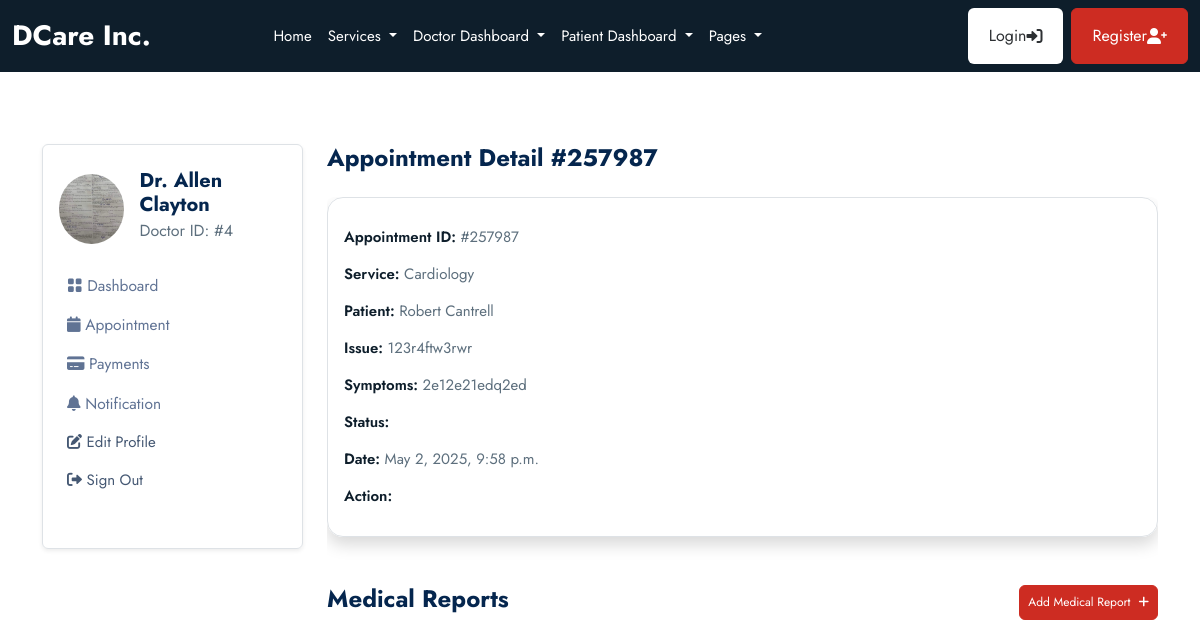
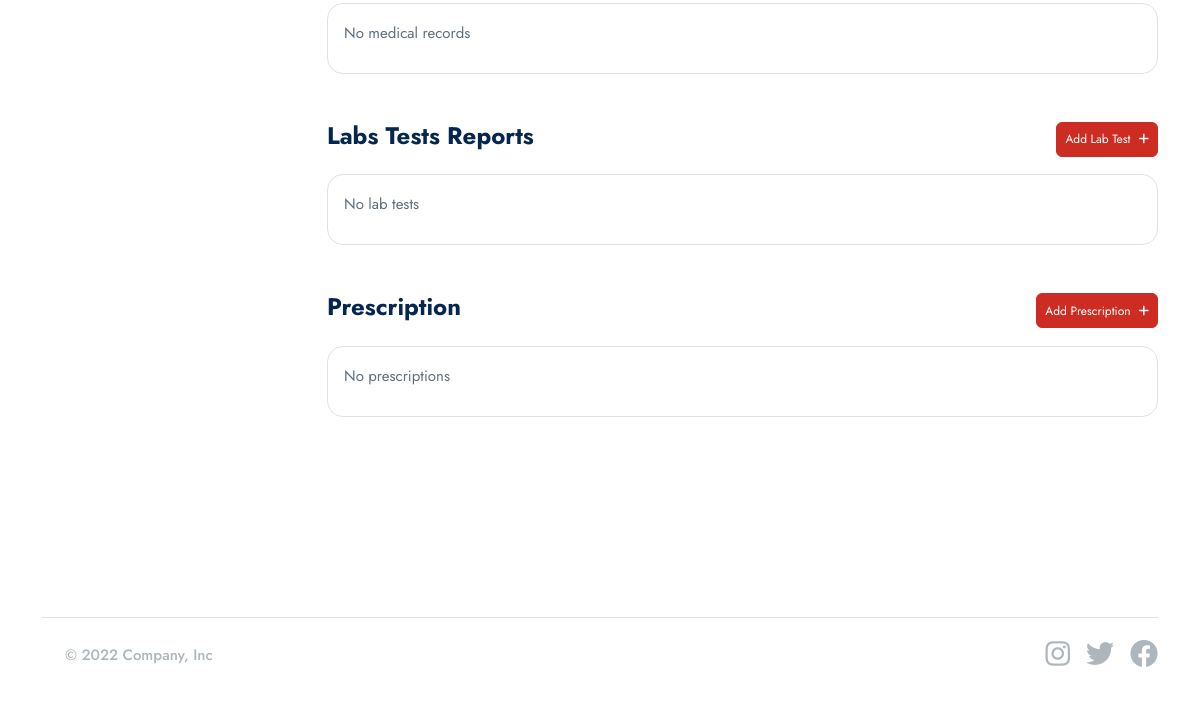
Before: /doctor/appointments/257987/ (signed in) with the older database file (2 pictures, top to bottom).
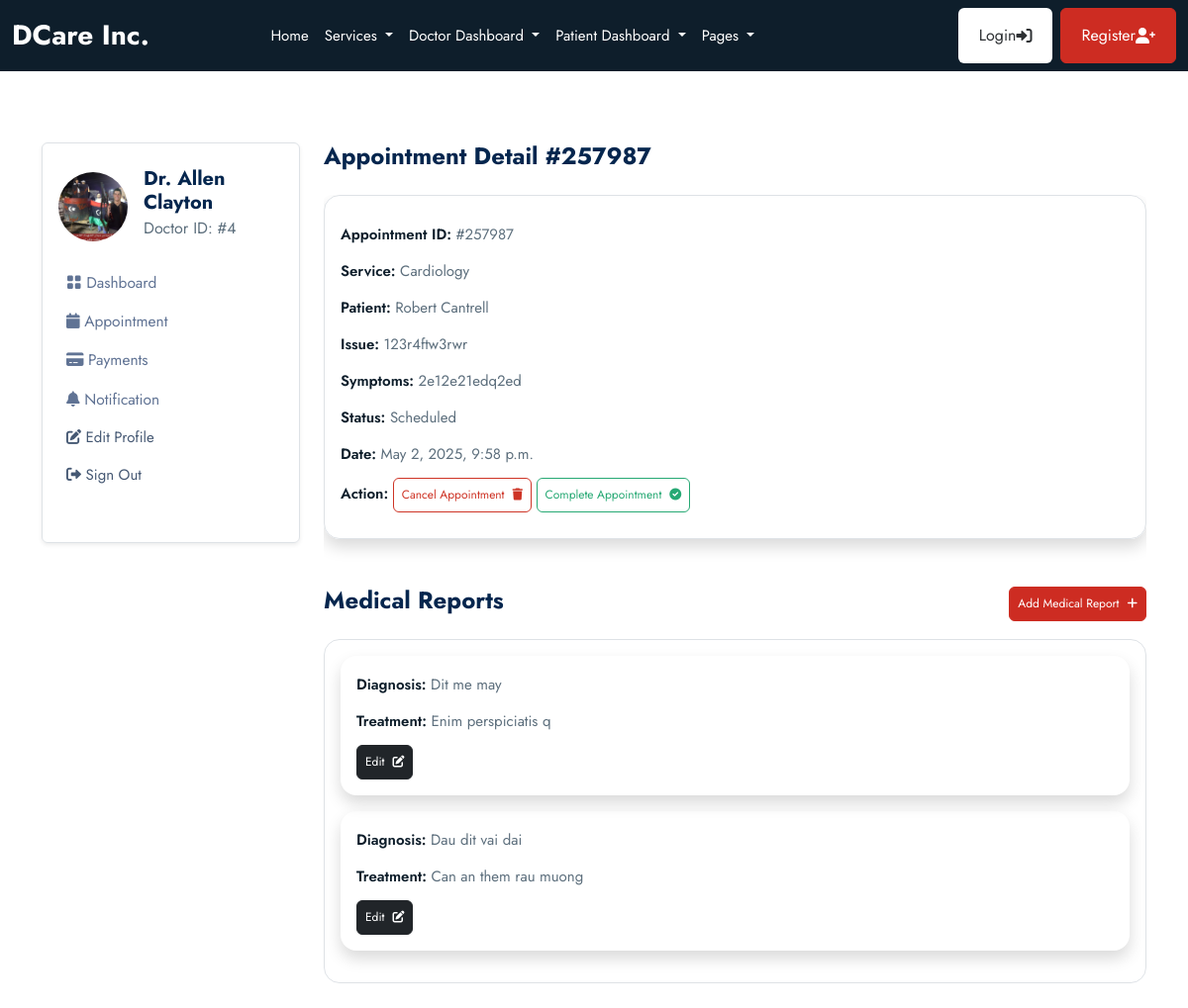
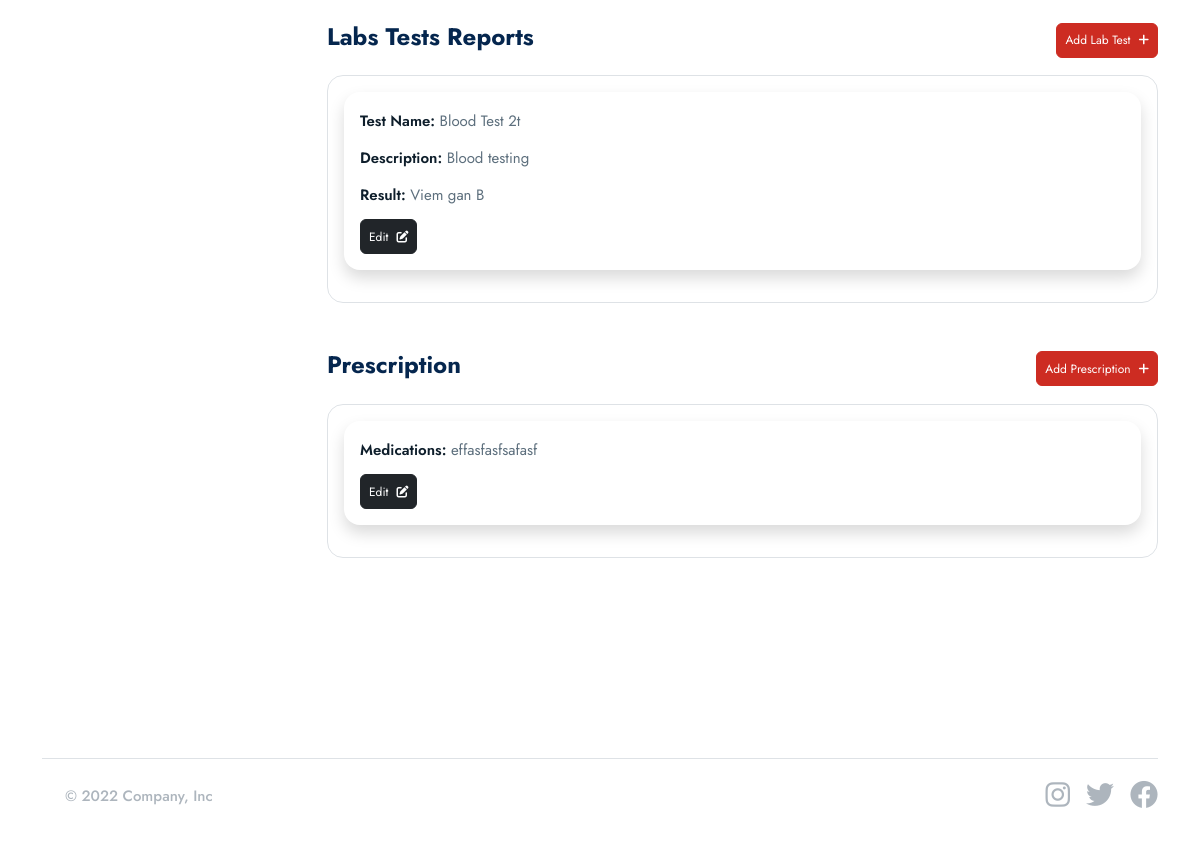
After: the same page with the newer database file (2 pictures, top to bottom).
### userauths/models.py (models this page shows, shortened)
class User(AbstractUser):
    email = models.EmailField(_('email address'), unique=True)
    username = models.CharField(max_length=100, null=True, blank=True)
    user_type = models.CharField(max_length=50, choices=USER_TYPE, null=True, blank=True, default=None)
    is_active = models.BooleanField(default=True)
    is_staff = models.BooleanField(default=False)
    USERNAME_FIELD = 'email'
    REQUIRED_FIELDS = ['username']

### doctor/models.py (models this page shows, shortened)
class Doctor(models.Model):
    user = models.OneToOneField(userauths_models.User, on_delete=models.CASCADE)
    full_name = models.CharField(max_length=100, null=True, blank=True)
    image = models.FileField(upload_to="images", null=True, blank=True)
    mobile = models.CharField(max_length=100, null=True, blank=True)
    country = models.CharField(max_length=100, null=True, blank=True)
    bio = models.CharField(max_length=100, null=True, blank=True)
    specialization = models.CharField(max_length=100, null=True, blank=True)
    qualifications = models.CharField(max_length=100, null=True, blank=True)
    years_of_experience = models.CharField(max_length=100, null=True, blank=True)
    next_available_appointment_date = models.DateTimeField(default=timezone.now, null=True, blank=True)

### base/models.py (models this page shows, shortened)
class Appointment(models.Model):
    STATUS = [
        ('Scheduled', 'Scheduled'),
        ('Completed', 'Completed'),
        ('Pending', 'Pending'),
        ('Cancelled', 'Cancelled')
    ]
    service = models.ForeignKey(Service, on_delete=models.SET_NULL, null=True, blank=True, related_name='service_appointments')
    doctor = models.ForeignKey(doctor_models.Doctor, on_delete=models.SET_NULL, null=True, blank=True, related_name='doctor_appointments')
    patient = models.ForeignKey(patient_models.Patient, on_delete=models.SET_NULL, null=True, blank=True, related_name='appointments_patient')
    appointment_date = models.DateTimeField(null=True, blank=True)
    issues = models.TextField(blank=True, null=True)
    symptoms = models.TextField(blank=True, null=True)
    appointment_id = ShortUUIDField(length=6, max_length=10, alphabet="1234567890")
    status = models.CharField(max_length=120, choices=STATUS)

class Service(models.Model):
    image = models.FileField(upload_to="images", null=True, blank=True)
    name = models.CharField(max_length=255)
    description = models.TextField(blank=True, null=True)
    cost = models.DecimalField(max_digits=10, decimal_places=2)
    available_doctors = models.ManyToManyField(doctor_models.Doctor, blank=True)

class MedicalRecord(models.Model):
    appointment = models.ForeignKey(Appointment, on_delete=models.CASCADE)
    diagnosis = models.TextField()
    treatment = models.TextField()

class LabTest(models.Model):
    appointment = models.ForeignKey(Appointment, on_delete=models.CASCADE)
    test_name = models.CharField(max_length=255)
    description = models.TextField(blank=True, null=True)
    result = models.TextField(blank=True, null=True)

class Prescription(models.Model):
    appointment = models.ForeignKey(Appointment, on_delete=models.CASCADE)
    medications = models.TextField(blank=True, null=True)

### patient/models.py (models this page shows, shortened)
class Patient(models.Model):
    user = models.OneToOneField(userauths_models.User, on_delete=models.CASCADE)
    image = models.FileField(upload_to="images", null=True, blank=True)
    full_name = models.CharField(max_length=100, null=True, blank=True)
    email = models.CharField(max_length=100, null=True, blank=True)
    mobile = models.CharField(max_length=100, null=True, blank=True)
    address = models.CharField(max_length=100, null=True, blank=True)
    gender = models.CharField(max_length=100, null=True, blank=True)
    date_of_birth = models.DateField(default=timezone.now, null=True, blank=True)
    blood_group = models.CharField(max_length=100, null=True, blank=True)

### doctor/views.py (the view)
# urls.py: path("appointments/<appointment_id>/", views.appointment_detail, name="appointment_detail"),
@login_required
def appointment_detail(request, appointment_id):
    doctor = doctor_models.Doctor.objects.get(user=request.user)
    appointment = base_models.Appointment.objects.get(appointment_id=appointment_id, doctor=doctor)
    medical_records = base_models.MedicalRecord.objects.filter(appointment=appointment)
    lab_tests = base_models.LabTest.objects.filter(appointment=appointment)
    prescriptions = base_models.Prescription.objects.filter(appointment=appointment)
    context = {
        "appointment": appointment,
        "medical_records": medical_records,
        "lab_tests": lab_tests,
        "prescriptions": prescriptions,
    }
    return render(request, "doctor/appointment_detail.html", context)

### templates/doctor/appointment_detail.html (shortened to what this page needs)
{% extends 'partials/base.html' %} {% block content %}
<section class="pt-5 pb-5">
  <div class="container">
    <div class="row mt-0 mt-md-4">
      {% include 'doctor/sidebar.html' %}
      <div class="col-lg-9 col-md-8 col-12">
        <h4 class="mb-0 mb-4 fw-bold">
          Appointment Detail #{{appointment.appointment_id}}
        </h4>
        <div class="card mb-4">
          <div class="shadow border p-3 mb-4 rounded-4">
            <p>
              <a>
                <p>
                  <span class="fw-semibold text-dark">Appointment ID:</span>
                  #{{appointment.appointment_id}}
                </p>
                <p>
                  <span class="fw-semibold text-dark">Service:</span>
                  {{appointment.service.name}}
                </p>
                <p>
                  <span class="fw-semibold text-dark">Patient:</span>
                  {{appointment.patient.full_name}}
                </p>
                <p>
                  <span class="fw-semibold text-dark">Issue:</span>
                  {{appointment.issues}}
                </p>
                <p>
                  <span class="fw-semibold text-dark">Symptoms:</span>
                  {{appointment.symptoms}}
                </p>
                <p>
                  <span class="fw-semibold text-dark">Status:</span>
                  {{appointment.status}}
                </p>
                <p>
                  <span class="fw-semibold text-dark">Date:</span>
                  {{appointment.appointment_date}}
                </p>
                <p>
                  <span class="fw-semibold text-dark">Action:</span>
                  {% if appointment.status == "Scheduled" %}
                  <a
                    href="{% url 'doctor:cancel_appointment' appointment.appointment_id %}"
                    class="btn btn-outline-danger btn-sm"
                    >Cancel Appointment <i class="fas fa-trash ms-2"></i
                  ></a>
                  <a
                    href="{% url 'doctor:complete_appointment' appointment.appointment_id %}"
                    class="btn btn-outline-success btn-sm"
                    >Complete Appointment
                    <i class="fas fa-check-circle ms-2"></i
                  ></a>
                  {% endif %}
                </p>
              </a>
            </p>
          </div>
        </div>
        <div id="medical-report">
          <div class="d-flex justify-content-between">
            <h4 class="mb-0 mb-4 fw-bold">Medical Reports</h4>
            <button
              class="btn btn-primary btn-sm"
              type="button"
              data-bs-toggle="collapse"
              data-bs-target="#collapseMedicalReport"
              aria-expanded="false"
              aria-controls="collapseMedicalReport"
            >
              Add Medical Report <i class="fas fa-plus ms-2"></i>
            </button>
          </div>
          <div class="card mb-4">
            <div class="border p-3 mb-4 rounded-4">
              {% for m in medical_records %}
              <div class="shadow p-3 rounded-4 mb-3">
                <p>
                  <span class="fw-semibold text-dark">Diagnosis:</span>
                  {{m.diagnosis}}
                </p>
                <p>
                  <span class="fw-semibold text-dark">Treatment:</span>
                  {{m.treatment}}
                </p>
                <button
                  class="btn btn-dark btn-sm"
                  type="button"
                  data-bs-toggle="collapse"
                  data-bs-target="#collapseMedicalRecord{{m.id}}"
                  aria-expanded="false"
                  aria-controls="collapseMedicalRecord{{m.id}}"
                >
                  Edit <i class="fas fa-edit ms-2"></i>
                </button>
              </div>
              {% empty %}
              <p>No medical records</p>
              {% endfor %}
            </div>
          </div>
        </div>
        <div id="lab-test">
          <div class="d-flex justify-content-between">
            <h4 class="mb-0 mb-4 fw-bold">Labs Tests Reports</h4>
            <button
              class="btn btn-primary btn-sm"
              type="button"
              data-bs-toggle="collapse"
              data-bs-target="#collapseLabTest"
              aria-expanded="false"
              aria-controls="collapseLabTest"
            >
              Add Lab Test <i class="fas fa-plus ms-2"></i>
            </button>
          </div>
          <div class="card mb-4">
            <div class="border p-3 mb-4 rounded-4">
              {% for l in lab_tests %}
              <div class="shadow p-3 rounded-4 mb-3">
                <p>
                  <span class="fw-semibold text-dark">Test Name:</span>
                  {{l.test_name}}t
                </p>
                <p>
                  <span class="fw-semibold text-dark">Description:</span>
                  {{l.description}}
                </p>
                <p>
                  <span class="fw-semibold text-dark">Result:</span>
                  {{l.result|default:"Not added yet"}}
                </p>
                <button
                  class="btn btn-dark btn-sm"
                  type="button"
                  data-bs-toggle="collapse"
                  data-bs-target="#collapseLabTest{{l.id}}"
                  aria-expanded="false"
                  aria-controls="collapseLabTest{{l.id}}"
                >
                  Edit <i class="fas fa-edit ms-2"></i>
                </button>
              </div>
              {% empty %}
              <p>No lab tests</p>
              {% endfor %}
            </div>
          </div>
        </div>
        <div class="d-flex justify-content-between">
          <h4 class="mb-0 mb-4 fw-bold">Prescription</h4>
          <button
            class="btn btn-primary btn-sm"
            type="button"
            data-bs-toggle="collapse"
            data-bs-target="#collapsePrescription"
            aria-expanded="false"
            aria-controls="collapsePrescription"
          >
            Add Prescription <i class="fas fa-plus ms-2"></i>
          </button>
        </div>
        <div class="card mb-4">
          <div class="border p-3 mb-4 rounded-4">
            {% for p in prescriptions %}
            <div class="shadow p-3 rounded-4 mb-3">
              <p>
                <span class="fw-semibold text-dark">Medications:</span>
                {{p.medications}}
              </p>
              <button
                class="btn btn-dark btn-sm"
                type="button"
                data-bs-toggle="collapse"
                data-bs-target="#collapsePrescription1"
                aria-expanded="false"
                aria-controls="collapsePrescription1"
              >
                Edit <i class="fas fa-edit ms-2"></i>
              </button>
            </div>
            {% empty %}
            <p>No prescriptions</p>
            {% endfor %}
          </div>
        </div>
      </div>
    </div>
  </div>
</section>
{% endblock content %}

### templates/doctor/sidebar.html (shortened to what this page needs)
<div class="col-lg-3 col-md-4 col-12">
  <nav
    class="navbar navbar-expand-md shadow-sm mb-4 mb-lg-0 sidenav border rounded"
  >
    <div class="collapse navbar-collapse p-3" id="sidenav">
      <div class="navbar-nav flex-column">
        <div class="d-flex align-items-center mb-3">
          {% if request.user.doctor.image %}
          <img
            src="{{request.user.doctor.image.url}}"
            alt="avatar"
            class="rounded-circle avatar-xl"
            style="width: 70px; height: 70px; object-fit: cover"
          />
          {% endif %}
          <div class="ms-3">
            <h5 class="mb-0 fw-bold">Dr. {{request.user.doctor.full_name}}</h5>
            <p class="mb-1 fs-6">Doctor ID: #{{request.user.doctor.id}}</p>
          </div>
        </div>
        <ul class="list-unstyled ms-n2 mb-4">
          <li class="nav-item">
            <a
              class="dropdown-item nav-link"
              href="{% url 'doctor:dashboard' %}"
              ><i class="bi bi-grid-fill"></i> Dashboard</a
            >
          </li>
          <li class="nav-item">
            <a
              class="dropdown-item nav-link"
              href="{% url 'doctor:appointments' %}"
              ><i class="fas fa-calendar"></i> Appointment</a
            >
          </li>
          <li class="nav-item">
            <a class="dropdown-item nav-link" href="{% url 'doctor:payments' %}"
              ><i class="fas fa-credit-card"></i> Payments</a
            >
          </li>
          <li class="nav-item">
            <a
              class="dropdown-item nav-link"
              href="{% url 'doctor:notifications' %}"
              ><i class="fas fa-bell"></i> Notification</a
            >
          </li>
          <li class="nav-item">
            <a class="nav-link" href="{% url 'doctor:profile' %}">
              <i class="fas fa-edit"></i> Edit Profile
            </a>
          </li>
          <li class="nav-item">
            <a class="nav-link" href="{% url 'userauths:sign-out' %}">
              <i class="fas fa-sign-out-alt"></i> Sign Out
            </a>
          </li>
        </ul>
      </div>
    </div>
  </nav>
</div>

Changed rows visible on the page:
changed User "Allen Clayton": user.doctor.image: a different picture
changed Appointment "123r4ftw3rwr": status (not shown) → "Scheduled"
added MedicalRecord: diagnosis "Dit me may", treatment "Enim perspiciatis q"
added MedicalRecord: diagnosis "Dau dit vai dai", treatment "Can an them rau muong"
added LabTest: test_name "Blood Test 2", description "Blood testing", result "Viem gan B"
added Prescription: medications "effasfasfsafasf"
Other visible differences:
text no longer shown: "No medical records No lab tests No prescriptions"
text now shown: "Cancel Appointment Complete Appointment"
